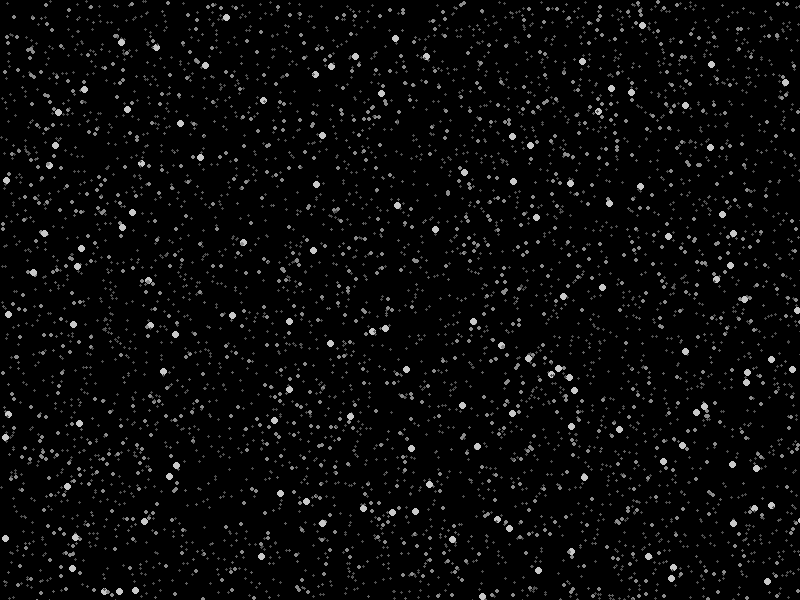
#> input picture TP1/etoiles_statiques.png, 800 x 600 px
$ python etoiles.py
#> lines starting #> are read from the running program, lines starting #| are printed output that depends on the picture
from PIL import Image, ImageDraw
import random

class Etoile:
    r: int
    g: int
    b: int
    x: int
    y: int
    rayon: int


def etoiles():
    i: int = 0
    etoile = Etoile()

    fond = Image.open("etoiles_statiques.png")
#> fond is the input picture: PIL image 800x600 RGBA; mean R, G, B, A 8.9, 8.9, 8.9, 255
    etoiles = Image.new('RGBA',(800, 600), (0,0,0,0))
#> etoiles: PIL image 800x600 RGBA; every value is 0
    draw = ImageDraw.Draw(etoiles)

    nbetoiles = random.randint(70, 150)

    while i < nbetoiles:
        etoile.rayon = random.randint(5, 15)
        etoile.x = random.randint(0, 800)
        etoile.y = random.randint(0, 600)
        etoile.r = random.randint(0, 255)
        etoile.g = random.randint(0, 255)
        etoile.b = random.randint(0, 255)

        draw.ellipse((
            etoile.x-etoile.rayon,
            etoile.y-etoile.rayon,
            etoile.x+etoile.rayon,
            etoile.y+etoile.rayon),
            fill=(etoile.r,etoile.g,etoile.b) )

        i = i + 1
#> after the loop, i = 119

    composite = Image.alpha_composite(fond, etoiles)
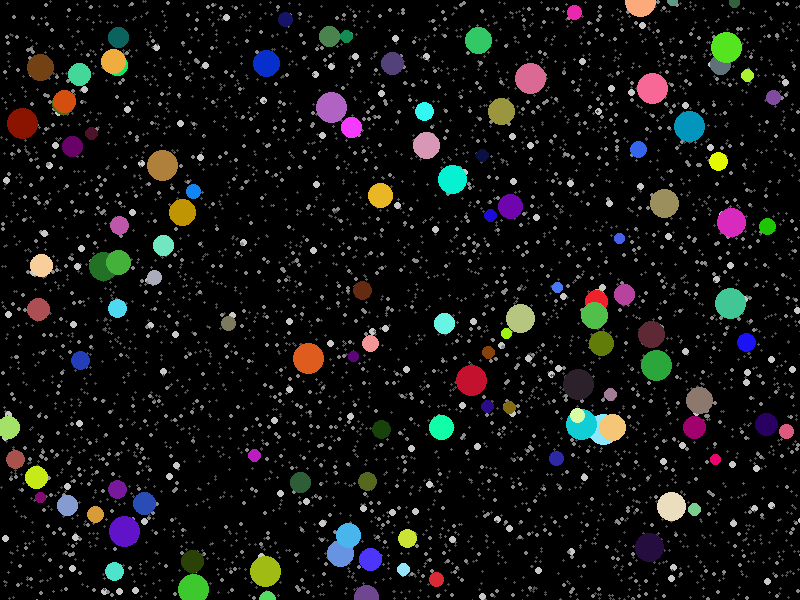
#> composite: PIL image 800x600 RGBA; mean R, G, B, A 19.4, 19.5, 18.6, 255

    composite.show()


if __name__=="__main__" :
    etoiles()
